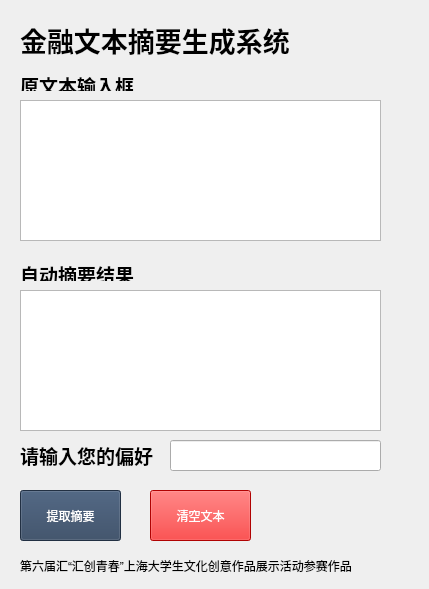
<?xml version="1.0" encoding="UTF-8"?>
<ui version="4.0">
 <class>widget</class>
 <widget class="QWidget" name="widget">
  <property name="geometry">
   <rect>
    <x>0</x>
    <y>0</y>
    <width>429</width>
    <height>589</height>
   </rect>
  </property>
  <property name="windowTitle">
   <string>金融文本摘要生成系统</string>
  </property>
  <widget class="QLabel" name="label">
   <property name="geometry">
    <rect>
     <x>20</x>
     <y>20</y>
     <width>321</width>
     <height>41</height>
    </rect>
   </property>
   <property name="text">
    <string>&lt;html&gt;&lt;head/&gt;&lt;body&gt;&lt;p&gt;&lt;span style=&quot; font-size:20pt; font-weight:600;&quot;&gt;金融文本摘要生成系统&lt;/span&gt;&lt;/p&gt;&lt;/body&gt;&lt;/html&gt;</string>
   </property>
  </widget>
  <widget class="QLabel" name="label_2">
   <property name="geometry">
    <rect>
     <x>20</x>
     <y>71</y>
     <width>121</width>
     <height>20</height>
    </rect>
   </property>
   <property name="text">
    <string>&lt;html&gt;&lt;head/&gt;&lt;body&gt;&lt;p&gt;&lt;span style=&quot; font-size:14pt; font-weight:600;&quot;&gt;原文本输入框&lt;/span&gt;&lt;/p&gt;&lt;/body&gt;&lt;/html&gt;</string>
   </property>
  </widget>
  <widget class="QPlainTextEdit" name="plainTextEdit">
   <property name="geometry">
    <rect>
     <x>20</x>
     <y>100</y>
     <width>361</width>
     <height>141</height>
    </rect>
   </property>
  </widget>
  <widget class="QLabel" name="label_3">
   <property name="geometry">
    <rect>
     <x>20</x>
     <y>260</y>
     <width>121</width>
     <height>21</height>
    </rect>
   </property>
   <property name="text">
    <string>&lt;html&gt;&lt;head/&gt;&lt;body&gt;&lt;p&gt;&lt;span style=&quot; font-size:14pt; font-weight:600;&quot;&gt;自动摘要结果&lt;/span&gt;&lt;/p&gt;&lt;/body&gt;&lt;/html&gt;</string>
   </property>
  </widget>
  <widget class="QPlainTextEdit" name="plainTextEdit_2">
   <property name="geometry">
    <rect>
     <x>20</x>
     <y>290</y>
     <width>361</width>
     <height>141</height>
    </rect>
   </property>
  </widget>
  <widget class="QLabel" name="label_4">
   <property name="geometry">
    <rect>
     <x>20</x>
     <y>440</y>
     <width>151</width>
     <height>31</height>
    </rect>
   </property>
   <property name="text">
    <string>&lt;html&gt;&lt;head/&gt;&lt;body&gt;&lt;p&gt;&lt;span style=&quot; font-size:14pt; font-weight:600;&quot;&gt;请输入您的偏好&lt;/span&gt;&lt;/p&gt;&lt;/body&gt;&lt;/html&gt;</string>
   </property>
  </widget>
  <widget class="QLineEdit" name="lineEdit">
   <property name="geometry">
    <rect>
     <x>170</x>
     <y>440</y>
     <width>211</width>
     <height>31</height>
    </rect>
   </property>
  </widget>
  <widget class="QPushButton" name="pushButton">
   <property name="geometry">
    <rect>
     <x>20</x>
     <y>490</y>
     <width>101</width>
     <height>51</height>
    </rect>
   </property>
   <property name="styleSheet">
    <string notr="true">color: rgb(255, 255, 255);
font: 10pt &quot;Adobe Devanagari&quot;;
background-color: rgb(47, 67, 94);</string>
   </property>
   <property name="text">
    <string>提取摘要</string>
   </property>
  </widget>
  <widget class="QPushButton" name="pushButton_2">
   <property name="geometry">
    <rect>
     <x>150</x>
     <y>490</y>
     <width>101</width>
     <height>51</height>
    </rect>
   </property>
   <property name="styleSheet">
    <string notr="true">color: rgb(255, 255, 255);
background-color: rgb(246, 3, 3);
font: 10pt &quot;Adobe Devanagari&quot;;</string>
   </property>
   <property name="text">
    <string>清空文本</string>
   </property>
  </widget>
  <widget class="QLabel" name="label_5">
   <property name="geometry">
    <rect>
     <x>20</x>
     <y>550</y>
     <width>381</width>
     <height>31</height>
    </rect>
   </property>
   <property name="text">
    <string>第六届汇“汇创青春”上海大学生文化创意作品展示活动参赛作品</string>
   </property>
  </widget>
 </widget>
 <resources/>
 <connections/>
</ui>
